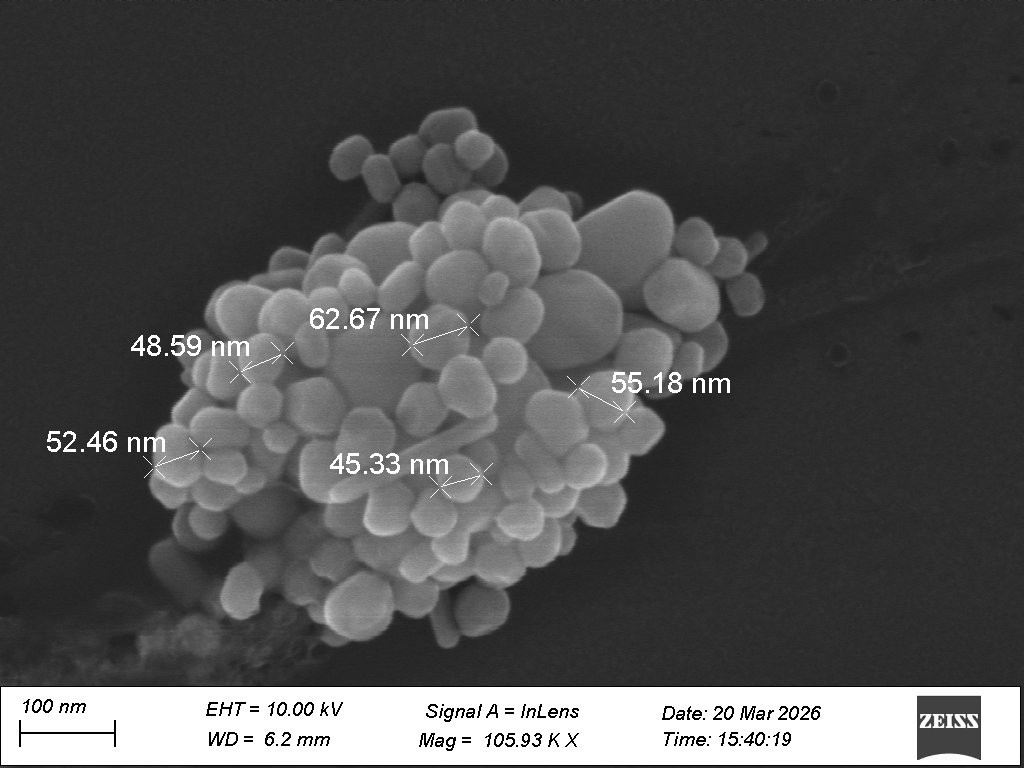
#> input picture nano-ai-characterization/data/sem/images/Ag_NPs_s10_annot.tif, 1024 x 768 px, found by its file name
$ python run_sem_demo.py
#> lines starting #> are read from the running program, lines starting #| are printed output that depends on the picture; after the words box and inside, x2 and y2 are one past the last pixel; in counts of white or black regions, pixels touching at a corner belong together
### src/sem_analysis/preprocess.py
import cv2

def load_image(path):
    img = cv2.imread(path, cv2.IMREAD_GRAYSCALE)
#> img is the input picture: shape (768, 1024); min 0, max 255, mean 81
    return img


def preprocess(img):
    blur = cv2.GaussianBlur(img, (5, 5), 0)
    _, thresh = cv2.threshold(blur, 0, 255, cv2.THRESH_OTSU)
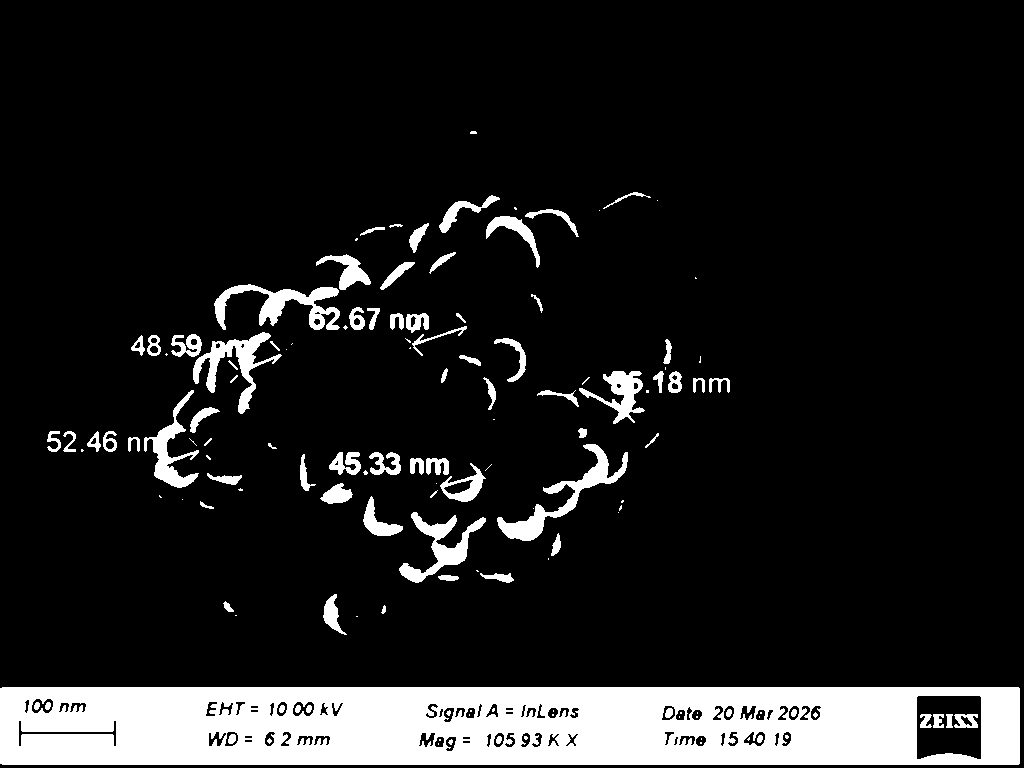
#> thresh: shape (768, 1024); 12.1% white; 138 white regions (56 under 20 px)
    return thresh

### nano-ai-characterization/src/sem_analysis/features.py
import cv2
import numpy as np

def extract_particles(binary_img):
    contours, _ = cv2.findContours(binary_img, cv2.RETR_EXTERNAL, cv2.CHAIN_APPROX_SIMPLE)
#> contours = 101 contours, 42 with area under 20; largest, box (x1, y1, x2, y2) and area: (0, 687, 1020, 765) 78459, (497, 444, 628, 541) 2197, (214, 284, 340, 330) 2024, (193, 332, 282, 414) 1776, (399, 512, 486, 583) 1673

    areas = []
    for c in contours:
        area = cv2.contourArea(c)
        if area > 5:  # filter noise
            areas.append(area)
#> this loop made 101 passes
#> area on passes 1, 5, 6, 7, 8, 11, 13, 16, 19, 24, 25, 28: 78459, 48, 365.5, 76, 146.5, 103.5, 1673, 27, 557.5, 374, 168.5, 789
#> after the loop, areas = 72 values, max 78459 at index 0, min 6.5 at index 36, mean 1376.3

    return np.array(areas)

def compute_features(areas):
    if len(areas) == 0:
        return {
            "count": 0,
            "avg_size": 0,
            "variance": 0,
            "density": 0
        }

    return {
        "count": len(areas),
        "avg_size": float(np.mean(areas)),
        "variance": float(np.var(areas)),
        "density": len(areas)  # 简化版
    }

### src/sem_analysis/descriptor.py
# src/sem_analysis/descriptor.py


# ======================
# SEM Descriptor
# ======================

def extract_sem_descriptor(
    meta,
    features
):
    """
    Generate machine-readable
    SEM descriptor for
    multimodal analysis.
    """

    # No particle case
    if features["count"] == 0:

        return {
            "sample_name":
                f"{meta['material']}_"
                f"{meta['sample_id']}",

            "particle_count": 0,

            "particle_size_nm": 0,

            "variance": 0,

            "size_class":
                "unknown",

            "distribution":
                "unknown",

            "aggregation":
                "unknown",

            "porosity": 0,

            "shape":
                "unknown"
        }

    size = features["avg_size"]
    var = features["variance"]

    # ======================
    # Size Classification
    # ======================

    if size < 50:
        size_class = "small"

    elif size < 200:
        size_class = "medium"

    else:
        size_class = "large"

    # ======================
    # Distribution
    # ======================

    if var < 500:
        distribution = "uniform"

    elif var < 2000:
        distribution = (
            "moderately uniform"
        )

    else:
        distribution = (
            "non-uniform"
        )

    # ======================
    # Aggregation
    # ======================

    if var < 1000:
        aggregation = "low"

    elif var < 3000:
        aggregation = "moderate"

    else:
        aggregation = "high"

    # ======================
    # Descriptor Output
    # ======================

    descriptor = {

        "sample_name":
            f"{meta['material']}_"
            f"{meta['sample_id']}",

        "particle_count":
            features["count"],

        "particle_size_nm":
            round(size, 2),

        "variance":
            round(var, 2),

        "size_class":
            size_class,

        "distribution":
            distribution,

        "aggregation":
            aggregation,

        # 临时占位
        "porosity":
            0,

        # 后续升级
        "shape":
            "unknown"
    }

    return descriptor


# ======================
# Text Description
# ======================

def generate_description(
    meta,
    features
):
    """
    Human-readable
    SEM report.
    """

    descriptor = (
        extract_sem_descriptor(
            meta,
            features
        )
    )

    if (
        descriptor[
            "particle_count"
        ] == 0
    ):
        return (
            "No particles detected."
        )

    return f"""
Sample:
{descriptor['sample_name']}

Morphology Analysis:
- Particle count:
{descriptor['particle_count']}

- Average size:
{descriptor['size_class']}
(area ~
{descriptor['particle_size_nm']:.2f})

- Distribution:
{descriptor['distribution']}

- Aggregation level:
{descriptor['aggregation']}
"""

### nano-ai-characterization/src/sem_analysis/io.py
import os

def parse_filename(filename):
    name = os.path.basename(filename).replace(".tif", "").replace(".png", "")
    parts = name.split("_")

    return {
        "material": "_".join(parts[0:2]) if len(parts) > 1 else parts[0],
        "sample_id": parts[2] if len(parts) > 2 else "unknown",
        "type": parts[3] if len(parts) > 3 else "raw"
    }

### nano-ai-characterization/run_sem_demo.py
import cv2

from src.sem_analysis.io import parse_filename
from src.sem_analysis.preprocess import load_image, preprocess
from src.sem_analysis.features import extract_particles, compute_features
from src.sem_analysis.descriptor import generate_description

import os

# ====== 路径 ======
img_path = r"C:\Users\LY\Nano-Material-AI-Interpreter\nano-ai-characterization\data\sem\images\Ag_NPs_s10_annot.tif"

# ====== 1. 文件解析 ======
meta = parse_filename(img_path)

# ====== 2. 读图 ======
img = load_image(img_path)

# ====== 3. 预处理 ======
binary = preprocess(img)

# ====== 4. 特征提取 ======
areas = extract_particles(binary)
features = compute_features(areas)
#> features = {'count': 72, 'avg_size': 1376.3, 'variance': 83903796.1, 'density': 72}

# ====== 5. 生成报告 ======
report = generate_description(meta, features)
#> in extract_sem_descriptor, `size = features["avg_size"]`: size = 1376.3
#> in extract_sem_descriptor, `var = features["variance"]`: var = 83903796.1
#> in generate_description, `descriptor = ( extract_sem_descriptor( meta, features ) )`: descriptor = 9 items

print("\n================ SEM ANALYSIS REPORT ================\n")
print(report)
#| Sample:
#| C:\Users\LY\Nano-Material-AI-Interpreter\nano-ai-characterization\data\sem\images\Ag_NPs_s10
#| Morphology Analysis:
#| - Particle count:
#| 72
#| - Average size:
#| large
#| (area ~
#| 1376.33)
#| - Distribution:
#| non-uniform
#| - Aggregation level:
#> (further printed lines are left out)

$ run again, with nano-ai-characterization/data/sem/images/Ag_NPs_s20_annot.tif copied over nano-ai-characterization/data/sem/images/Ag_NPs_s10_annot.tif
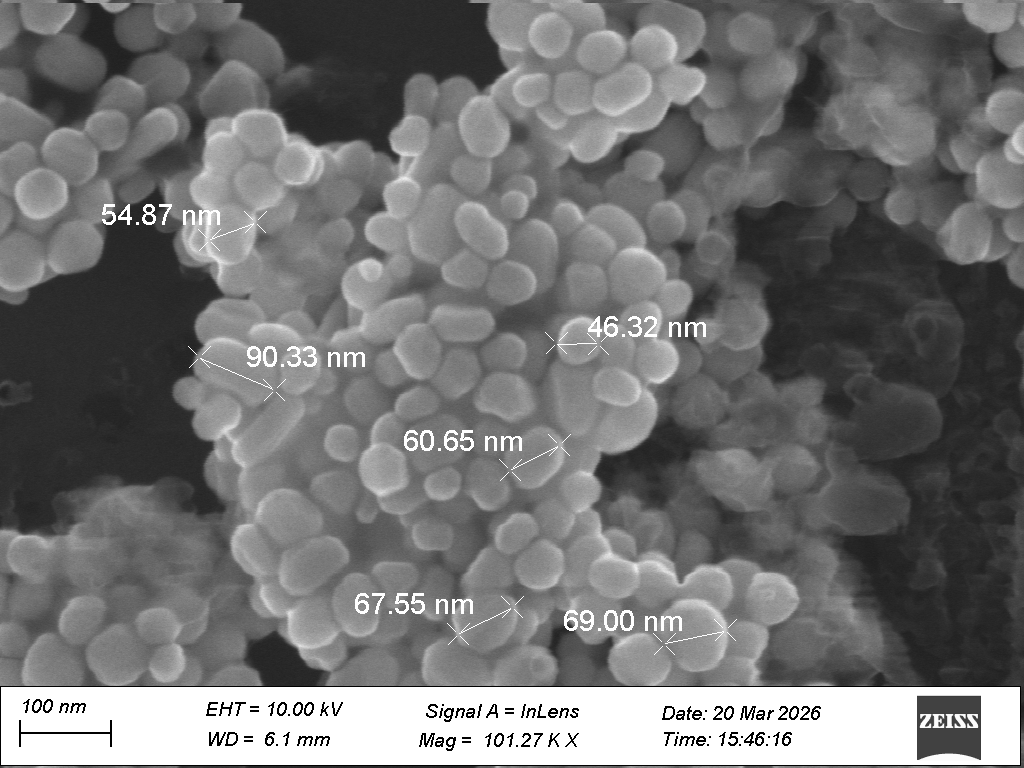
#> input picture nano-ai-characterization/data/sem/images/Ag_NPs_s20_annot.tif, 1024 x 768 px, found by its file name
#> in load_image, img is the input picture: shape (768, 1024); min 0, max 255, mean 114.5
#> in preprocess, `_, thresh = cv2.threshold(blur, 0, 255, cv2.THRESH_OTSU)`:
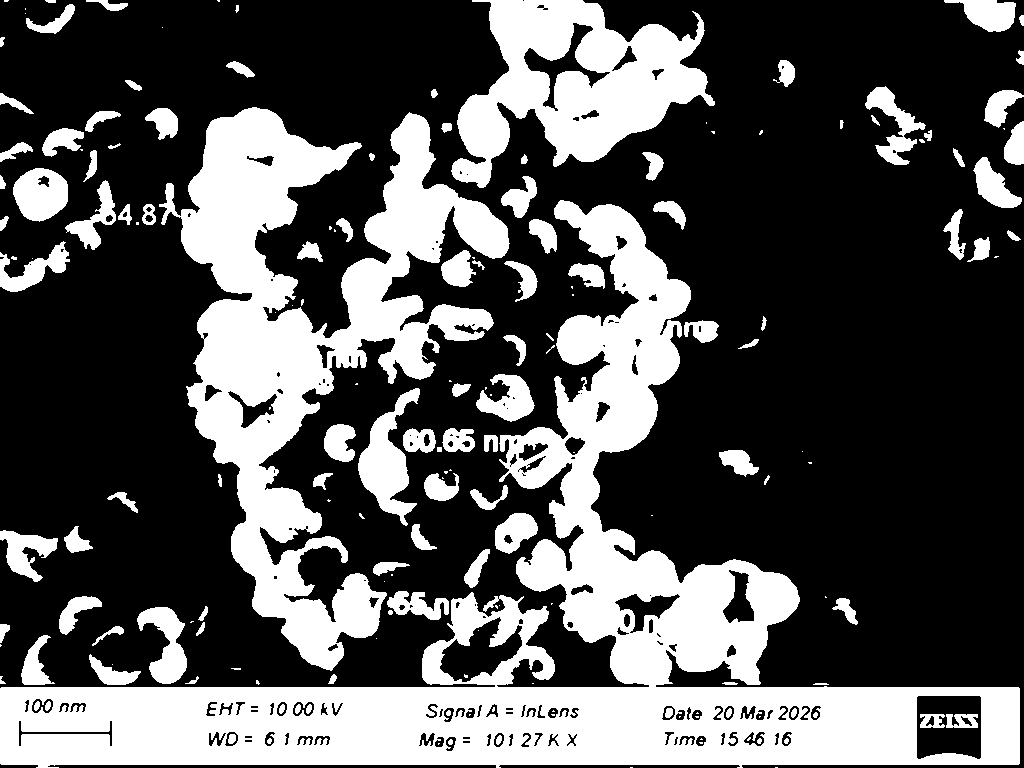
#> thresh: shape (768, 1024); 33.1% white; 180 white regions (67 under 20 px)
#> contours = 146 contours, 60 with area under 20; largest, box (x1, y1, x2, y2) and area: (0, 200, 1020, 768) 136590, (159, 107, 510, 671) 66646, (451, 0, 715, 188) 26537, (358, 388, 420, 526) 3456, (13, 168, 68, 222) 2180
#> the loop in extract_particles, `for c in contours:` made 146 passes
#> area on passes 5, 7, 9, 12, 15, 16, 17, 18: 23, 23, 41, 610.5, 755.5, 117, 93, 41.5
#> after the loop in extract_particles, `for c in contours:`: areas = 103 values, max 136589.5 at index 63, min 6.5 at index 6, mean 2604.2
#> features = {'count': 103, 'avg_size': 2604.2, 'variance': 224740483.8, 'density': 103}
#> size = 2604.2
#> var = 224740483.8
#> descriptor = 9 items
#| Sample:
#| C:\Users\LY\Nano-Material-AI-Interpreter\nano-ai-characterization\data\sem\images\Ag_NPs_s10
#| Morphology Analysis:
#| - Particle count:
#| 103
#| - Average size:
#> (further printed lines are left out)

$ run again, with nano-ai-characterization/data/sem/images/Ag_NPs_s30_annot.tif copied over nano-ai-characterization/data/sem/images/Ag_NPs_s10_annot.tif
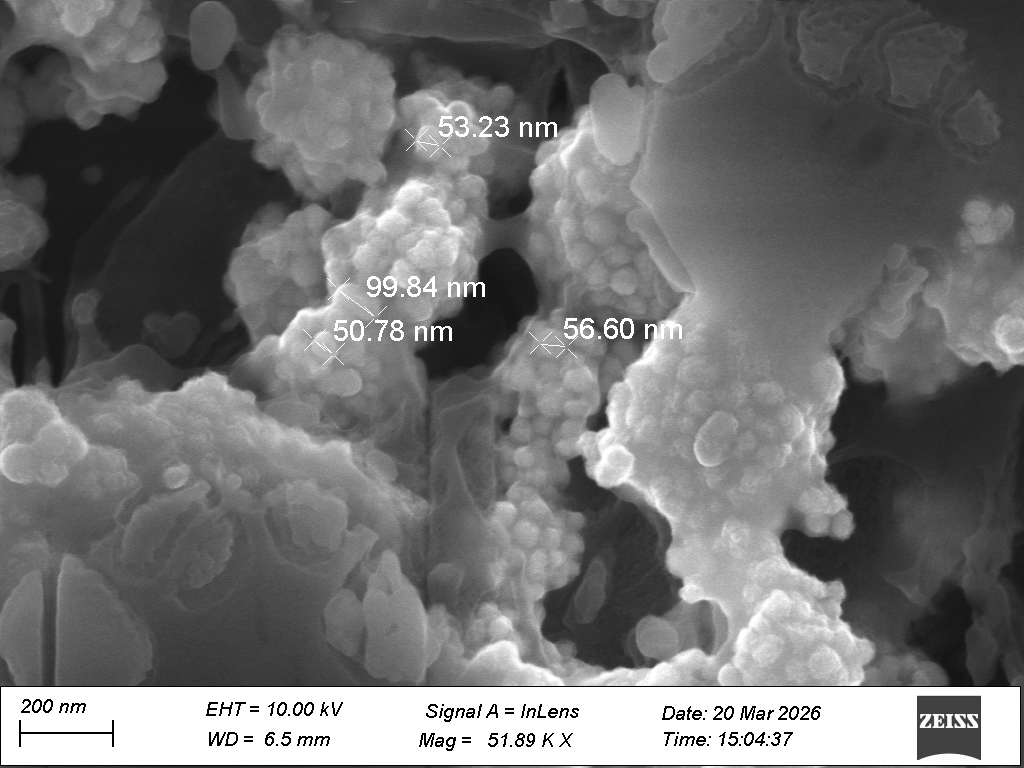
#> input picture nano-ai-characterization/data/sem/images/Ag_NPs_s30_annot.tif, 1024 x 768 px, found by its file name
#> in load_image, img is the input picture: shape (768, 1024); min 0, max 255, mean 113.2
#> in preprocess, `_, thresh = cv2.threshold(blur, 0, 255, cv2.THRESH_OTSU)`:
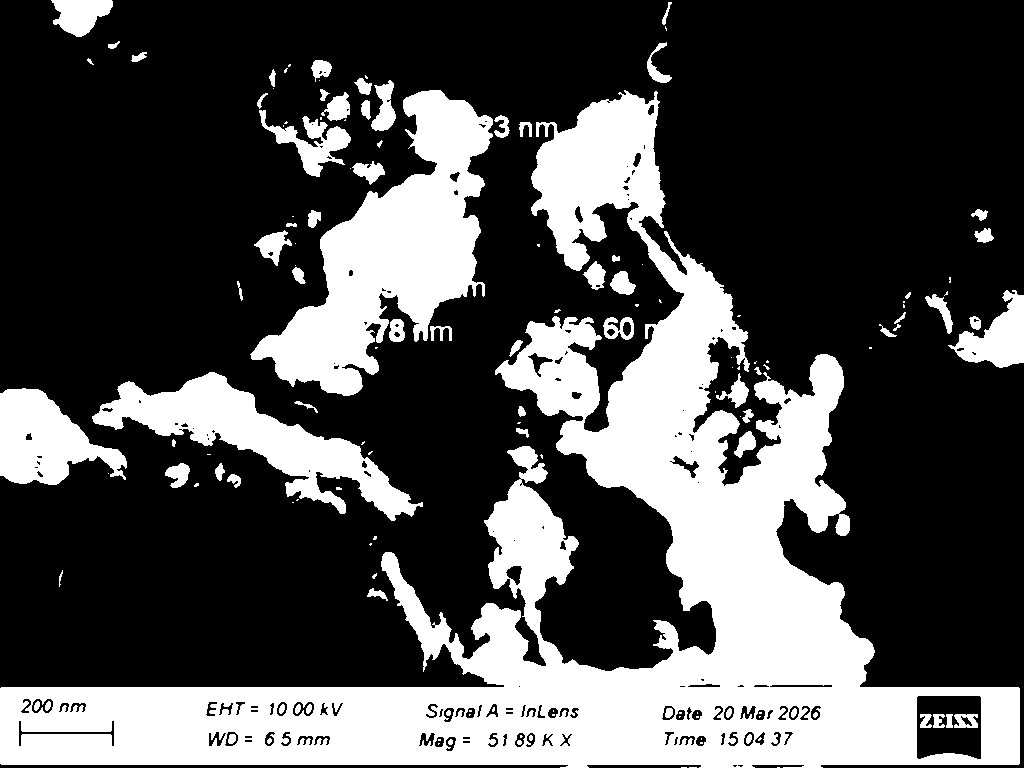
#> thresh: shape (768, 1024); 30.6% white; 144 white regions (67 under 20 px)
#> contours = 107 contours, 56 with area under 20; largest, box (x1, y1, x2, y2) and area: (0, 90, 1020, 768) 177996, (250, 90, 493, 396) 29920, (92, 372, 423, 521) 14078, (0, 388, 127, 485) 7080, (948, 290, 1024, 368) 2832
#> the loop in extract_particles, `for c in contours:` made 107 passes
#> area on passes 4, 13, 15, 16, 22, 23, 26, 27: 94.5, 88, 88.5, 351.5, 286.5, 48.5, 70.5, 48.5
#> after the loop in extract_particles, `for c in contours:`: areas = 64 values, max 177996.5 at index 50, min 6 at index 56, mean 3798.7
#> features = {'count': 64, 'avg_size': 3798.7, 'variance': 498736176.6, 'density': 64}
#> size = 3798.7
#> var = 498736176.6
#> descriptor = 9 items
#| Sample:
#| C:\Users\LY\Nano-Material-AI-Interpreter\nano-ai-characterization\data\sem\images\Ag_NPs_s10
#| Morphology Analysis:
#| - Particle count:
#| 64
#| - Average size:
#> (further printed lines are left out)

$ run again, with nano-ai-characterization/data/sem/images/Ag_NPs_s31_annot.tif copied over nano-ai-characterization/data/sem/images/Ag_NPs_s10_annot.tif
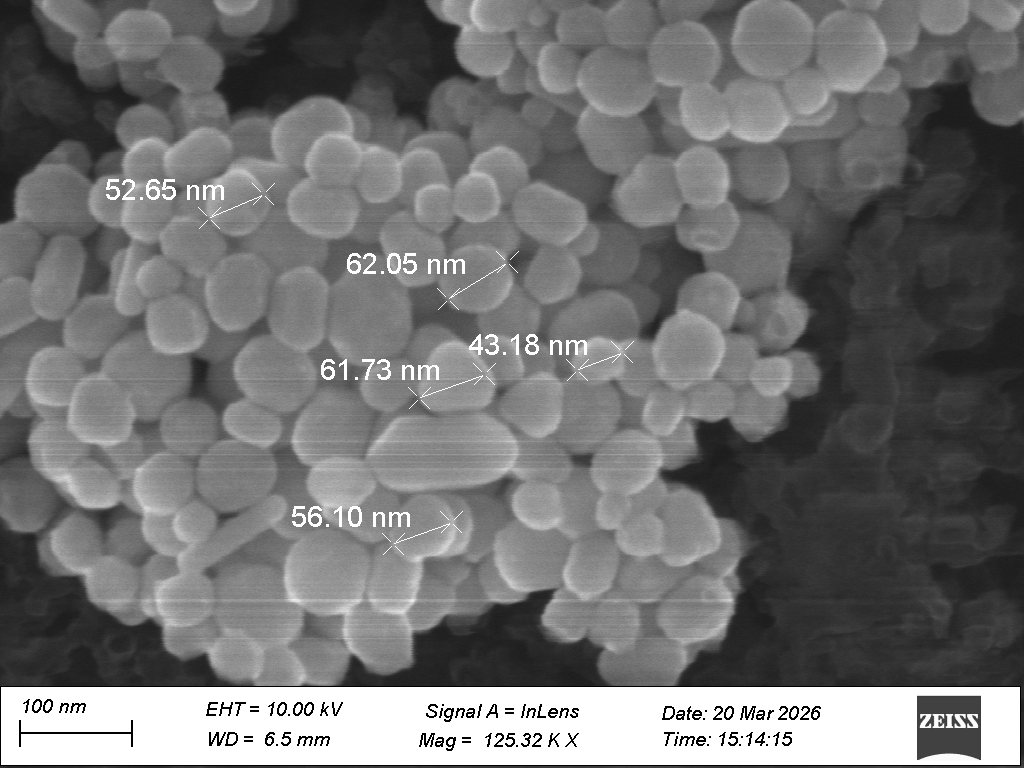
#> input picture nano-ai-characterization/data/sem/images/Ag_NPs_s31_annot.tif, 1024 x 768 px, found by its file name
#> in load_image, img is the input picture: shape (768, 1024); min 0, max 255, mean 114.1
#> in preprocess, `_, thresh = cv2.threshold(blur, 0, 255, cv2.THRESH_OTSU)`:
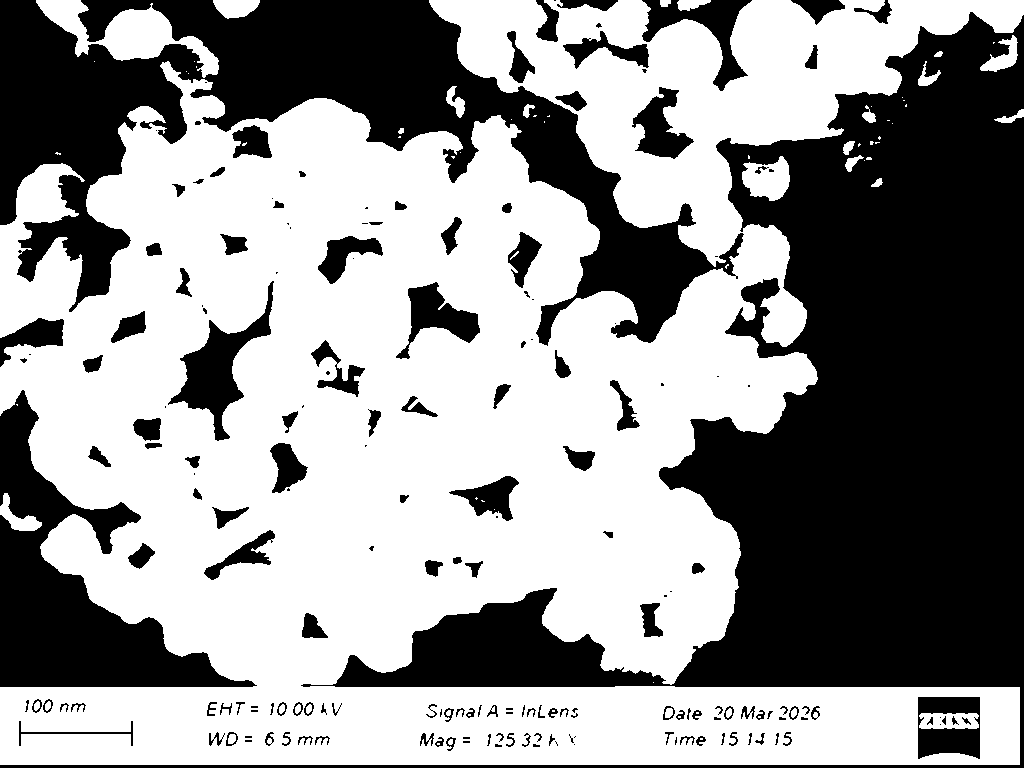
#> thresh: shape (768, 1024); 57.4% white; 188 black regions (60 under 20 px)
#> contours = 48 contours, 31 with area under 20; largest, box (x1, y1, x2, y2) and area: (0, 0, 1024, 765) 469900, (36, 0, 219, 78) 4747, (742, 156, 790, 201) 1424, (213, 0, 260, 19) 598, (0, 493, 42, 531) 543
#> the loop in extract_particles, `for c in contours:` made 48 passes
#> area on passes 2, 5, 8, 10, 17, 27, 29, 31: 543, 48, 1424.5, 112.5, 88.5, 126.5, 103, 65
#> after the loop in extract_particles, `for c in contours:`: areas = [543, 48, 9, 1424.5, 112.5, 7, 88.5, 19, 126.5, 103, 65, 246, 172.5, 27.5, 535.5, 210.5, 50, 469900, 598.5, 4747]
#> `areas = extract_particles(binary)`: areas = 20 values, max 469900 at index 17, min 7 at index 5, mean 23951.7
#> features = {'count': 20, 'avg_size': 23951.7, 'variance': 1.05e+10, 'density': 20}
#> size = 23951.7
#> var = 1.05e+10
#> descriptor = 9 items
#| Sample:
#| C:\Users\LY\Nano-Material-AI-Interpreter\nano-ai-characterization\data\sem\images\Ag_NPs_s10
#| Morphology Analysis:
#| - Particle count:
#| 20
#| - Average size:
#> (further printed lines are left out)
